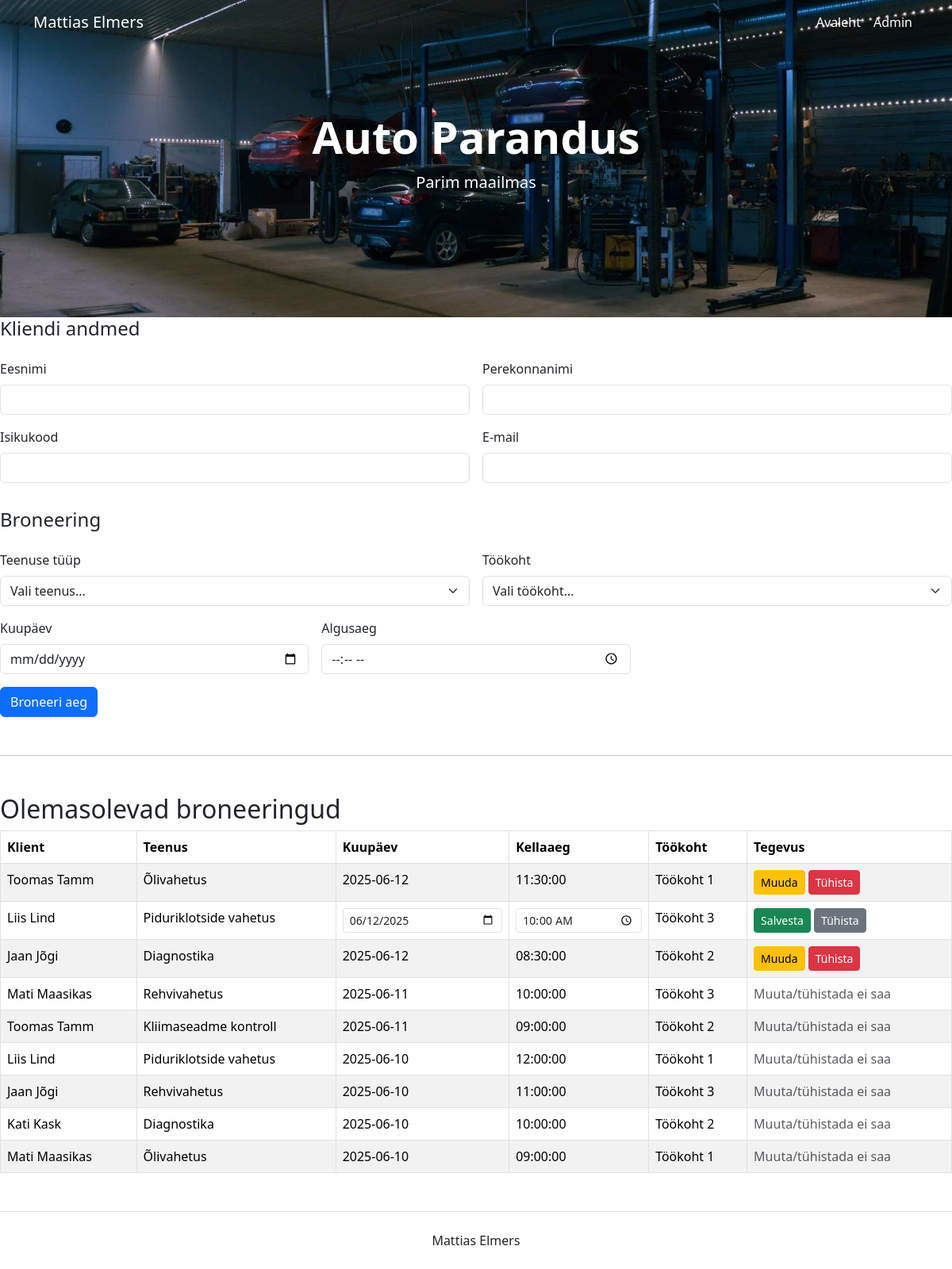
The page /?muuda=9 on the database its author committed.
### tables this page shows
CREATE TABLE `broneering` (
  `id` bigint(20) UNSIGNED NOT NULL,
  `klient_id` int(11) NOT NULL,
  `teenus_id` int(11) NOT NULL,
  `tookoht_id` int(11) NOT NULL,
  `kuupaev` date NOT NULL,
  `algus_kellaaeg` time NOT NULL
);

CREATE TABLE `klient` (
  `id` int(11) NOT NULL,
  `eesnimi` varchar(50) NOT NULL,
  `perekonnanimi` varchar(50) NOT NULL,
  `isikukood` varchar(11) NOT NULL,
  `email` varchar(100) NOT NULL
);

CREATE TABLE `teenus` (
  `id` bigint(20) UNSIGNED NOT NULL,
  `nimi` varchar(100) NOT NULL,
  `kirjeldus` text DEFAULT NULL,
  `kestus` int(11) NOT NULL,
  `hind` decimal(10,2) NOT NULL
);

CREATE TABLE `tookoht` (
  `id` bigint(20) UNSIGNED NOT NULL,
  `nimi` varchar(50) NOT NULL
);

### index.php (the view, shortened to what this page needs)
<!DOCTYPE html>
<html lang="et">
<head>
  <link href="https://cdn.jsdelivr.net/npm/bootstrap@5.3.5/dist/css/bootstrap.min.css" rel="stylesheet">
</head>
<body>
<nav class="navbar navbar-expand-lg navbar-dark position-absolute top-0 start-0 end-0 bg-transparent">
  <div class="container">
    <a class="navbar-brand text-white" href="index.php?leht=Avaleht">Mattias Elmers</a>
      <div class="collapse navbar-collapse" id="navmenu">
        <ul class="navbar-nav ms-auto">
            <li class="nav-item"><a class="nav-link text-white" href="index.php?leht=Avaleht">Avaleht</a></li>
            <li class="nav-item"><a class="nav-link text-white" href="admin.php">Admin</a></li>
      </ul>
      </div>
  </div>
</nav>
<div class="d-flex align-items-center justify-content-center text-white text-center" style="height: 400px; background-image: url('workshop.jpg'); background-size: cover; background-position: center;">
  <div>
    <h1 class="display-4 fw-bold">Auto Parandus</h1>
    <p class="lead">Parim maailmas</p>
  </div>
</div>
  <form method="POST" class="row g-3">
    <h4>Kliendi andmed</h4>
    <div class="col-md-6">
      <label class="form-label">Eesnimi</label>
      <input type="text" name="eesnimi" class="form-control" required>
    </div>
    <div class="col-md-6">
      <label class="form-label">Perekonnanimi</label>
      <input type="text" name="perekonnanimi" class="form-control" required>
    </div>
    <div class="col-md-6">
      <label class="form-label">Isikukood</label>
      <input type="text" name="isikukood" class="form-control" pattern="\d{11}" maxlength="11" required>
    </div>
    <div class="col-md-6">
      <label class="form-label">E-mail</label>
      <input type="email" name="email" class="form-control" required>
    </div>
    <h4 class="pt-3">Broneering</h4>
    <div class="col-md-6">
      <label class="form-label">Teenuse tüüp</label>
      <select name="teenus" class="form-select" required>
        <option value="">Vali teenus...</option>
        <?php
        include("config.php");
        ?>
      </select>
    </div>
    <div class="col-md-6">
      <label class="form-label">Töökoht</label>
      <select name="töökoht" class="form-select" required>
        <option value="">Vali töökoht...</option>
      </select>
    </div>
    <div class="col-md-4">
      <label class="form-label">Kuupäev</label>
      <input type="date" name="kuupäev" class="form-control" required min="<?php echo date('Y-m-d'); ?>">
    </div>
    <div class="col-md-4">
      <label class="form-label">Algusaeg</label>
      <input
        type="time"
        name="kellaaeg"
        class="form-control"
        required
        <?php
          $min_time = "";
          if (!isset($_POST['kuupäev']) && date('Y-m-d') == date('Y-m-d')) {
              $min_time = date('H:i');
          }
          if ($min_time) {
              echo "min=\"$min_time\"";
          }
        ?>
      >
    </div>
    <div class="col-12">
      <button type="submit" name="submit" class="btn btn-primary">Broneeri aeg</button>
    </div>
  </form>
  <hr class="my-5">
  <h2>Olemasolevad broneeringud</h2>
  <table class="table table-bordered table-striped">
    <thead>
        <tr>
            <th>Klient</th>
            <th>Teenus</th>
            <th>Kuupäev</th>
            <th>Kellaaeg</th>
            <th>Töökoht</th>
            <th>Tegevus</th>
        </tr>
    </thead>
    <tbody>
        <?php
        $broneeringud = "
            SELECT b.id, b.kuupaev, b.algus_kellaaeg,
                   k.eesnimi, k.perekonnanimi,
                   t.nimi AS teenus,
                   tk.nimi AS tookoht
            FROM broneering b
            JOIN klient k ON b.klient_id = k.id
            JOIN teenus t ON b.teenus_id = t.id
            JOIN tookoht tk ON b.tookoht_id = tk.id
            ORDER BY b.kuupaev DESC, b.algus_kellaaeg DESC
            LIMIT 50
        ";
        $tulemus = mysqli_query($yhendus, $broneeringud);
        $muuda_id = isset($_GET['muuda']) ? intval($_GET['muuda']) : 0;
        while ($rida = mysqli_fetch_assoc($tulemus)) {
            $broneeringu_aeg = strtotime($rida['kuupaev'] . ' ' . $rida['algus_kellaaeg']);
            $saab_muuta = ($broneeringu_aeg - time() >= 24 * 3600);
            if ($muuda_id === intval($rida['id']) && $saab_muuta) {
                echo "<tr>
                <form method='post'>
                  <td>{$rida['eesnimi']} {$rida['perekonnanimi']}<input type='hidden' name='broneering_id' value='{$rida['id']}'></td>
                  <td>{$rida['teenus']}</td>
                  <td><input type='date' name='muuda_kuupaev' value='{$rida['kuupaev']}' class='form-control form-control-sm' required></td>
                  <td><input type='time' name='muuda_kellaaeg' value='{$rida['algus_kellaaeg']}' class='form-control form-control-sm' required></td>
                  <td>{$rida['tookoht']}</td>
                  <td>
                    <button type='submit' name='muuda_broneering' class='btn btn-success btn-sm'>Salvesta</button>
                    <a href='index.php' class='btn btn-secondary btn-sm'>Tühista</a>
                  </td>
                </form>
                </tr>";
            } else {
                echo "<tr>";
                echo "<td>".$rida['eesnimi']." ".$rida['perekonnanimi']."</td>";
                echo "<td>".$rida['teenus']."</td>";
                echo "<td>".$rida['kuupaev']."</td>";
                echo "<td>".$rida['algus_kellaaeg']."</td>";
                echo "<td>".$rida['tookoht']."</td>";
                echo "<td>";
                if ($saab_muuta) {
                    echo "<a href='?muuda={$rida['id']}' class='btn btn-warning btn-sm'>Muuda</a> ";
                    echo "<a href='?kustuta=1&id={$rida['id']}' class='btn btn-danger btn-sm' onclick=\"return confirm('Kas oled kindel, et soovid selle broneeringu tühistada?');\">Tühista</a>";
                } else {
                    echo "<span class='text-muted'>Muuta/tühistada ei saa</span>";
                }
                echo "</td>";
                echo "</tr>";
            }
        }
        ?>
    </tbody>
  </table>
<footer class="text-center pt-4 mt-5 border-top">
  <p class="mb-4">Mattias Elmers</p>
</footer>
</body>
</html>

### rows shown on the page
broneering: klient.eesnimi "Toomas", klient.perekonnanimi "Tamm", teenus.nimi "Õlivahetus", kuupaev "2025-06-12", algus_kellaaeg "11:30:00", tookoht.nimi "Töökoht 1"
broneering: klient.eesnimi "Liis", klient.perekonnanimi "Lind", teenus.nimi "Piduriklotside vahetus", muuda_kuupaev "06/12/2025", muuda_kellaaeg "10:00:00", tookoht.nimi "Töökoht 3"
broneering: klient.eesnimi "Jaan", klient.perekonnanimi "Jõgi", teenus.nimi "Diagnostika", kuupaev "2025-06-12", algus_kellaaeg "08:30:00", tookoht.nimi "Töökoht 2"
broneering: klient.eesnimi "Mati", klient.perekonnanimi "Maasikas", teenus.nimi "Rehvivahetus", kuupaev "2025-06-11", algus_kellaaeg "10:00:00", tookoht.nimi "Töökoht 3", shows "Muuta/tühistada ei saa"
broneering: klient.eesnimi "Toomas", klient.perekonnanimi "Tamm", teenus.nimi "Kliimaseadme kontroll", kuupaev "2025-06-11", algus_kellaaeg "09:00:00", tookoht.nimi "Töökoht 2", shows "Muuta/tühistada ei saa"
broneering: klient.eesnimi "Liis", klient.perekonnanimi "Lind", teenus.nimi "Piduriklotside vahetus", kuupaev "2025-06-10", algus_kellaaeg "12:00:00", tookoht.nimi "Töökoht 1", shows "Muuta/tühistada ei saa"
broneering: klient.eesnimi "Jaan", klient.perekonnanimi "Jõgi", teenus.nimi "Rehvivahetus", kuupaev "2025-06-10", algus_kellaaeg "11:00:00", tookoht.nimi "Töökoht 3", shows "Muuta/tühistada ei saa"
broneering: klient.eesnimi "Kati", klient.perekonnanimi "Kask", teenus.nimi "Diagnostika", kuupaev "2025-06-10", algus_kellaaeg "10:00:00", tookoht.nimi "Töökoht 2", shows "Muuta/tühistada ei saa"
broneering: klient.eesnimi "Mati", klient.perekonnanimi "Maasikas", teenus.nimi "Õlivahetus", kuupaev "2025-06-10", algus_kellaaeg "09:00:00", tookoht.nimi "Töökoht 1", shows "Muuta/tühistada ei saa"
